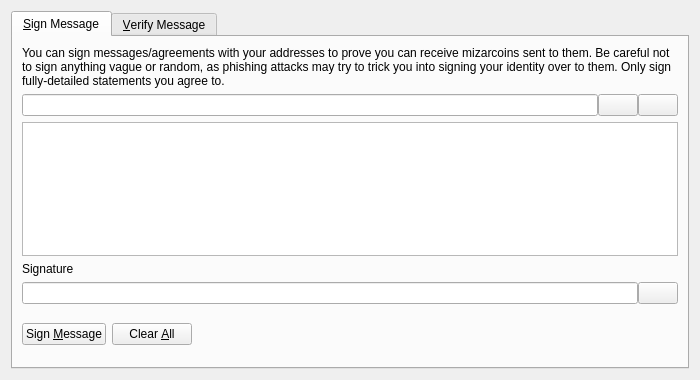
<?xml version="1.0" encoding="UTF-8"?>
<ui version="4.0">
 <class>SignVerifyMessageDialog</class>
 <widget class="QDialog" name="SignVerifyMessageDialog">
  <property name="geometry">
   <rect>
    <x>0</x>
    <y>0</y>
    <width>700</width>
    <height>380</height>
   </rect>
  </property>
  <property name="windowTitle">
   <string>Signatures - Sign / Verify a Message</string>
  </property>
  <property name="modal">
   <bool>true</bool>
  </property>
  <layout class="QVBoxLayout" name="verticalLayout">
   <item>
    <widget class="QTabWidget" name="tabWidget">
     <property name="currentIndex">
      <number>0</number>
     </property>
     <widget class="QWidget" name="tabSignMessage">
      <attribute name="title">
       <string>&amp;Sign Message</string>
      </attribute>
      <layout class="QVBoxLayout" name="verticalLayout_SM">
       <item>
        <widget class="QLabel" name="infoLabel_SM">
         <property name="text">
          <string>You can sign messages/agreements with your addresses to prove you can receive mizarcoins sent to them. Be careful not to sign anything vague or random, as phishing attacks may try to trick you into signing your identity over to them. Only sign fully-detailed statements you agree to.</string>
         </property>
         <property name="textFormat">
          <enum>Qt::PlainText</enum>
         </property>
         <property name="wordWrap">
          <bool>true</bool>
         </property>
        </widget>
       </item>
       <item>
        <layout class="QHBoxLayout" name="horizontalLayout_1_SM">
         <property name="spacing">
          <number>0</number>
         </property>
         <item>
          <widget class="QValidatedLineEdit" name="addressIn_SM">
           <property name="toolTip">
            <string>The Mizarcoin address to sign the message with</string>
           </property>
          </widget>
         </item>
         <item>
          <widget class="QPushButton" name="addressBookButton_SM">
           <property name="toolTip">
            <string>Choose previously used address</string>
           </property>
           <property name="text">
            <string/>
           </property>
           <property name="icon">
            <iconset resource="../bitcoin.qrc">
             <normaloff>:/icons/address-book</normaloff>:/icons/address-book</iconset>
           </property>
           <property name="shortcut">
            <string>Alt+A</string>
           </property>
           <property name="autoDefault">
            <bool>false</bool>
           </property>
          </widget>
         </item>
         <item>
          <widget class="QPushButton" name="pasteButton_SM">
           <property name="toolTip">
            <string>Paste address from clipboard</string>
           </property>
           <property name="text">
            <string/>
           </property>
           <property name="icon">
            <iconset resource="../bitcoin.qrc">
             <normaloff>:/icons/editpaste</normaloff>:/icons/editpaste</iconset>
           </property>
           <property name="shortcut">
            <string>Alt+P</string>
           </property>
           <property name="autoDefault">
            <bool>false</bool>
           </property>
          </widget>
         </item>
        </layout>
       </item>
       <item>
        <widget class="QPlainTextEdit" name="messageIn_SM">
         <property name="toolTip">
          <string>Enter the message you want to sign here</string>
         </property>
        </widget>
       </item>
       <item>
        <widget class="QLabel" name="signatureLabel_SM">
         <property name="text">
          <string>Signature</string>
         </property>
         <property name="textFormat">
          <enum>Qt::PlainText</enum>
         </property>
        </widget>
       </item>
       <item>
        <layout class="QHBoxLayout" name="horizontalLayout_2_SM">
         <property name="spacing">
          <number>0</number>
         </property>
         <item>
          <widget class="QLineEdit" name="signatureOut_SM">
           <property name="font">
            <font>
             <italic>true</italic>
            </font>
           </property>
           <property name="readOnly">
            <bool>true</bool>
           </property>
          </widget>
         </item>
         <item>
          <widget class="QPushButton" name="copySignatureButton_SM">
           <property name="toolTip">
            <string>Copy the current signature to the system clipboard</string>
           </property>
           <property name="text">
            <string/>
           </property>
           <property name="icon">
            <iconset resource="../bitcoin.qrc">
             <normaloff>:/icons/editcopy</normaloff>:/icons/editcopy</iconset>
           </property>
           <property name="autoDefault">
            <bool>false</bool>
           </property>
          </widget>
         </item>
        </layout>
       </item>
       <item>
        <layout class="QHBoxLayout" name="horizontalLayout_3_SM">
         <item>
          <widget class="QPushButton" name="signMessageButton_SM">
           <property name="toolTip">
            <string>Sign the message to prove you own this Mizarcoin address</string>
           </property>
           <property name="text">
            <string>Sign &amp;Message</string>
           </property>
           <property name="icon">
            <iconset resource="../bitcoin.qrc">
             <normaloff>:/icons/edit</normaloff>:/icons/edit</iconset>
           </property>
           <property name="autoDefault">
            <bool>false</bool>
           </property>
          </widget>
         </item>
         <item>
          <widget class="QPushButton" name="clearButton_SM">
           <property name="toolTip">
            <string>Reset all sign message fields</string>
           </property>
           <property name="text">
            <string>Clear &amp;All</string>
           </property>
           <property name="icon">
            <iconset resource="../bitcoin.qrc">
             <normaloff>:/icons/remove</normaloff>:/icons/remove</iconset>
           </property>
           <property name="autoDefault">
            <bool>false</bool>
           </property>
          </widget>
         </item>
         <item>
          <spacer name="horizontalSpacer_1_SM">
           <property name="orientation">
            <enum>Qt::Horizontal</enum>
           </property>
           <property name="sizeHint" stdset="0">
            <size>
             <width>40</width>
             <height>48</height>
            </size>
           </property>
          </spacer>
         </item>
         <item>
          <widget class="QLabel" name="statusLabel_SM">
           <property name="font">
            <font>
             <weight>75</weight>
             <bold>true</bold>
            </font>
           </property>
           <property name="text">
            <string/>
           </property>
           <property name="wordWrap">
            <bool>true</bool>
           </property>
          </widget>
         </item>
         <item>
          <spacer name="horizontalSpacer_2_SM">
           <property name="orientation">
            <enum>Qt::Horizontal</enum>
           </property>
           <property name="sizeHint" stdset="0">
            <size>
             <width>40</width>
             <height>48</height>
            </size>
           </property>
          </spacer>
         </item>
        </layout>
       </item>
      </layout>
     </widget>
     <widget class="QWidget" name="tabVerifyMessage">
      <attribute name="title">
       <string>&amp;Verify Message</string>
      </attribute>
      <layout class="QVBoxLayout" name="verticalLayout_VM">
       <item>
        <widget class="QLabel" name="infoLabel_VM">
         <property name="text">
          <string>Enter the receiver's address, message (ensure you copy line breaks, spaces, tabs, etc. exactly) and signature below to verify the message. Be careful not to read more into the signature than what is in the signed message itself, to avoid being tricked by a man-in-the-middle attack. Note that this only proves the signing party receives with the address, it cannot prove sendership of any transaction!</string>
         </property>
         <property name="textFormat">
          <enum>Qt::PlainText</enum>
         </property>
         <property name="alignment">
          <set>Qt::AlignLeading|Qt::AlignLeft|Qt::AlignTop</set>
         </property>
         <property name="wordWrap">
          <bool>true</bool>
         </property>
        </widget>
       </item>
       <item>
        <layout class="QHBoxLayout" name="horizontalLayout_1_VM">
         <property name="spacing">
          <number>0</number>
         </property>
         <item>
          <widget class="QValidatedLineEdit" name="addressIn_VM">
           <property name="toolTip">
            <string>The Mizarcoin address the message was signed with</string>
           </property>
          </widget>
         </item>
         <item>
          <widget class="QPushButton" name="addressBookButton_VM">
           <property name="toolTip">
            <string>Choose previously used address</string>
           </property>
           <property name="text">
            <string/>
           </property>
           <property name="icon">
            <iconset resource="../bitcoin.qrc">
             <normaloff>:/icons/address-book</normaloff>:/icons/address-book</iconset>
           </property>
           <property name="shortcut">
            <string>Alt+A</string>
           </property>
           <property name="autoDefault">
            <bool>false</bool>
           </property>
          </widget>
         </item>
        </layout>
       </item>
       <item>
        <widget class="QPlainTextEdit" name="messageIn_VM"/>
       </item>
       <item>
        <widget class="QValidatedLineEdit" name="signatureIn_VM"/>
       </item>
       <item>
        <layout class="QHBoxLayout" name="horizontalLayout_2_VM">
         <item>
          <widget class="QPushButton" name="verifyMessageButton_VM">
           <property name="toolTip">
            <string>Verify the message to ensure it was signed with the specified Mizarcoin address</string>
           </property>
           <property name="text">
            <string>Verify &amp;Message</string>
           </property>
           <property name="icon">
            <iconset resource="../bitcoin.qrc">
             <normaloff>:/icons/transaction_0</normaloff>:/icons/transaction_0</iconset>
           </property>
           <property name="autoDefault">
            <bool>false</bool>
           </property>
          </widget>
         </item>
         <item>
          <widget class="QPushButton" name="clearButton_VM">
           <property name="toolTip">
            <string>Reset all verify message fields</string>
           </property>
           <property name="text">
            <string>Clear &amp;All</string>
           </property>
           <property name="icon">
            <iconset resource="../bitcoin.qrc">
             <normaloff>:/icons/remove</normaloff>:/icons/remove</iconset>
           </property>
           <property name="autoDefault">
            <bool>false</bool>
           </property>
          </widget>
         </item>
         <item>
          <spacer name="horizontalSpacer_1_VM">
           <property name="orientation">
            <enum>Qt::Horizontal</enum>
           </property>
           <property name="sizeHint" stdset="0">
            <size>
             <width>40</width>
             <height>48</height>
            </size>
           </property>
          </spacer>
         </item>
         <item>
          <widget class="QLabel" name="statusLabel_VM">
           <property name="font">
            <font>
             <weight>75</weight>
             <bold>true</bold>
            </font>
           </property>
           <property name="text">
            <string/>
           </property>
           <property name="wordWrap">
            <bool>true</bool>
           </property>
          </widget>
         </item>
         <item>
          <spacer name="horizontalSpacer_2_VM">
           <property name="orientation">
            <enum>Qt::Horizontal</enum>
           </property>
           <property name="sizeHint" stdset="0">
            <size>
             <width>40</width>
             <height>48</height>
            </size>
           </property>
          </spacer>
         </item>
        </layout>
       </item>
      </layout>
     </widget>
    </widget>
   </item>
  </layout>
 </widget>
 <customwidgets>
  <customwidget>
   <class>QValidatedLineEdit</class>
   <extends>QLineEdit</extends>
   <header>qvalidatedlineedit.h</header>
  </customwidget>
 </customwidgets>
 <resources>
  <include location="../bitcoin.qrc"/>
 </resources>
 <connections/>
</ui>
